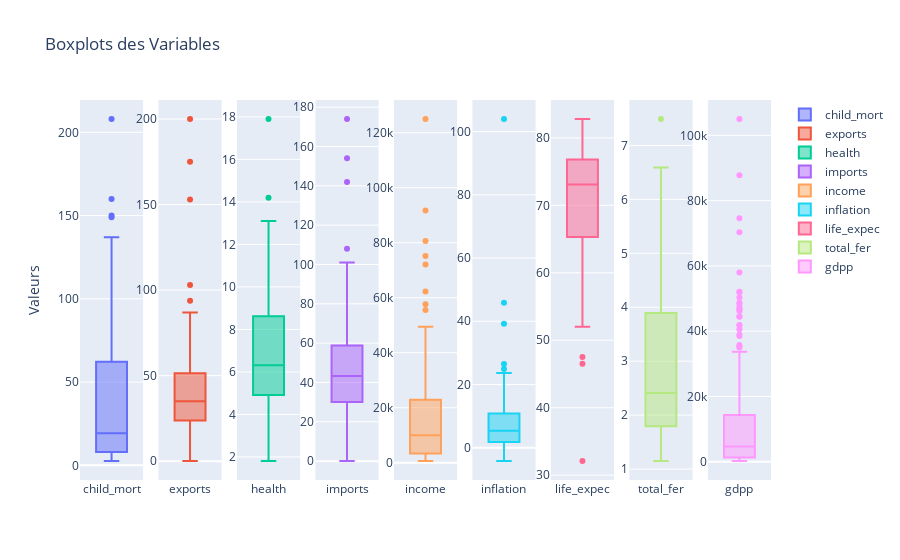

Notebook code for this chart:
### Code cell
fig = sp.make_subplots(rows=1, cols=9)

# Ajouter les boxplots pour chaque variable dans les sous-graphiques correspondants
for i, col in enumerate(df.iloc[:, 1:].columns):
    fig.add_trace(go.Box(x=[col]*len(df), y=df[col], name=col), row=1, col=i+1)

# Mettre en forme le titre et les étiquettes des axes
fig.update_layout(
    title='Boxplots des Variables',
    yaxis=dict(title='Valeurs')
)

# Afficher le graphique
fig.show()

### Figure 1 — Plotly figure (JSON) as saved in the notebook; plotly's stock layout.template omitted (floating-point values rounded to 4 significant figures; data arrays with more than 128 entries replaced by an {"elided": "..."} marker saying what was removed)
{"data": [{"name": "child_mort", "type": "box", "x": {"elided": "167 str values"}, "xaxis": "x", "y": {"elided": "167 float values"}, "yaxis": "y"}, {"name": "exports", "type": "box", "x": {"elided": "167 str values"}, "xaxis": "x2", "y": {"elided": "167 float values"}, "yaxis": "y2"}, {"name": "health", "type": "box", "x": {"elided": "167 str values"}, "xaxis": "x3", "y": {"elided": "167 float values"}, "yaxis": "y3"}, {"name": "imports", "type": "box", "x": {"elided": "167 str values"}, "xaxis": "x4", "y": {"elided": "167 float values"}, "yaxis": "y4"}, {"name": "income", "type": "box", "x": {"elided": "167 str values"}, "xaxis": "x5", "y": {"elided": "167 int values"}, "yaxis": "y5"}, {"name": "inflation", "type": "box", "x": {"elided": "167 str values"}, "xaxis": "x6", "y": {"elided": "167 float values"}, "yaxis": "y6"}, {"name": "life_expec", "type": "box", "x": {"elided": "167 str values"}, "xaxis": "x7", "y": {"elided": "167 float values"}, "yaxis": "y7"}, {"name": "total_fer", "type": "box", "x": {"elided": "167 str values"}, "xaxis": "x8", "y": {"elided": "167 float values"}, "yaxis": "y8"}, {"name": "gdpp", "type": "box", "x": {"elided": "167 str values"}, "xaxis": "x9", "y": {"elided": "167 int values"}, "yaxis": "y9"}], "layout": {"title": {"text": "Boxplots des Variables"}, "xaxis": {"anchor": "y", "domain": [0, 0.09136]}, "xaxis2": {"anchor": "y2", "domain": [0.1136, 0.2049]}, "xaxis3": {"anchor": "y3", "domain": [0.2272, 0.3185]}, "xaxis4": {"anchor": "y4", "domain": [0.3407, 0.4321]}, "xaxis5": {"anchor": "y5", "domain": [0.4543, 0.5457]}, "xaxis6": {"anchor": "y6", "domain": [0.5679, 0.6593]}, "xaxis7": {"anchor": "y7", "domain": [0.6815, 0.7728]}, "xaxis8": {"anchor": "y8", "domain": [0.7951, 0.8864]}, "xaxis9": {"anchor": "y9", "domain": [0.9086, 1]}, "yaxis": {"anchor": "x", "domain": [0, 1], "title": {"text": "Valeurs"}}, "yaxis2": {"anchor": "x2", "domain": [0, 1]}, "yaxis3": {"anchor": "x3", "domain": [0, 1]}, "yaxis4": {"anchor": "x4", "domain": [0, 1]}, "yaxis5": {"anchor": "x5", "domain": [0, 1]}, "yaxis6": {"anchor": "x6", "domain": [0, 1]}, "yaxis7": {"anchor": "x7", "domain": [0, 1]}, "yaxis8": {"anchor": "x8", "domain": [0, 1]}, "yaxis9": {"anchor": "x9", "domain": [0, 1]}}}
